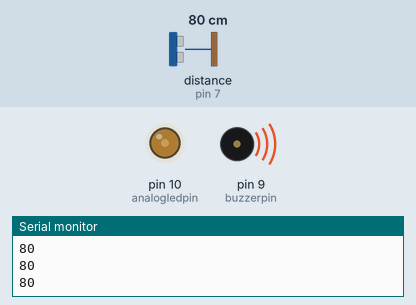
Bench run of a sketch on a simulated Arduino Uno, built with avr-gcc and run on an emulated ATmega328P. Shown: output pins drawn as LEDs (lit = HIGH), buzzer (waves = sounding, pin HIGH), the last lines printed to the serial monitor. Wiring (inferred from the names in the program): ultrasonic range finder: trigger pin 8; echo pin 7. The test bench sets the inputs (shaded band); at power-on: distance to the obstacle (sensor on pin 7) 80 cm. The echo pulse lasts 58.3 µs per cm; pins used as bus, display or sensor lines are not drawn.

Above: at 1.4 s.
1.5 s: distance to the obstacle (sensor on pin 7) set to 2 cm
At 2.5 s:
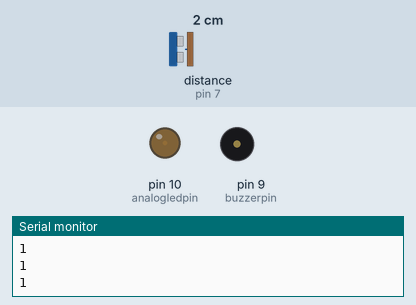
3.3 s: distance to the obstacle (sensor on pin 7) set to 250 cm
At 3.47 s:
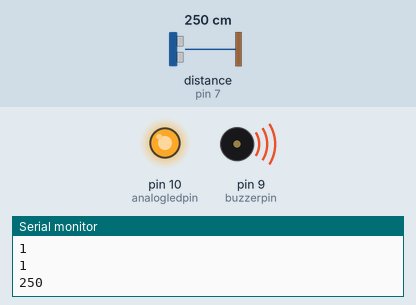
6.5 s: distance to the obstacle (sensor on pin 7) set to 4 cm
At 7.6 s:
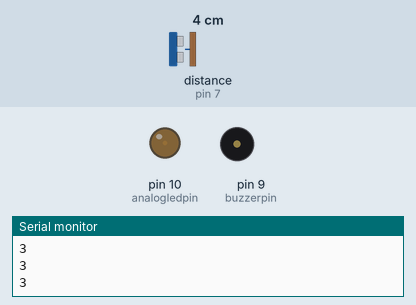
Timing chart, 0 to 14.5 s (numbered marks = the images above; inputs shaded):
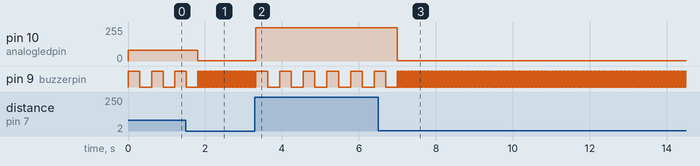

The sketch:

Distance_sensor.ino
```cpp
#define trigpin 8   //NOT=DEFİNE DA ";" OLMAZ
#define echopin 7
#define buzzerpin 9
#define analogledpin 10
long sure,mesafe;
int derece;// duration-distance

void setup(){
Serial.begin(9600);
pinMode(trigpin,OUTPUT);
pinMode(echopin,INPUT);
pinMode(buzzerpin,OUTPUT);
}

void loop(){
  digitalWrite(trigpin,LOW);
  delayMicroseconds(2);
  digitalWrite(trigpin,HIGH);
  delayMicroseconds(10);
  digitalWrite(trigpin,LOW);
  sure=pulseIn(echopin,HIGH);// us cinsinden
  mesafe=sure/58.2;
  analogWrite(analogledpin,mesafe);
  Serial.println(mesafe);

if(mesafe>=25)
{digitalWrite(buzzerpin,HIGH);
delay(300);
digitalWrite(buzzerpin,LOW);
delay(300);}

else if(mesafe>=20){digitalWrite(buzzerpin,HIGH);
delay(200);
digitalWrite(buzzerpin,LOW);
delay(200);}

else if(mesafe>=15){digitalWrite(buzzerpin,HIGH);
delay(100);
digitalWrite(buzzerpin,LOW);
delay(100);}

else if(mesafe>=10){digitalWrite(buzzerpin,HIGH);
delay(50);
digitalWrite(buzzerpin,LOW);
delay(50);}

else if(mesafe>=5){digitalWrite(buzzerpin,HIGH);
delay(30);
digitalWrite(buzzerpin,LOW);
delay(30);}

else if(mesafe>=1){

  digitalWrite(buzzerpin,HIGH);
delay(10);
digitalWrite(buzzerpin,LOW);
delay(10);
}


}
```

Measured:
- after the input at 1.5 s, pin 10 (analogledpin): 80/255 → 1/255 after 0.32 s
- after the input at 3.3 s, pin 10 (analogledpin): 1/255 → 250/255 at once; pin 9 (buzzerpin): alternates HIGH for 0.30 s and LOW for 0.32 s, starting after 0.33 s
- after the input at 6.5 s, pin 10 (analogledpin): 250/255 → 3/255 after 0.50 s
- by itself, pin 9 (buzzerpin): repeats every 0.02 s: HIGH 0.01 s, LOW 0.01 s
